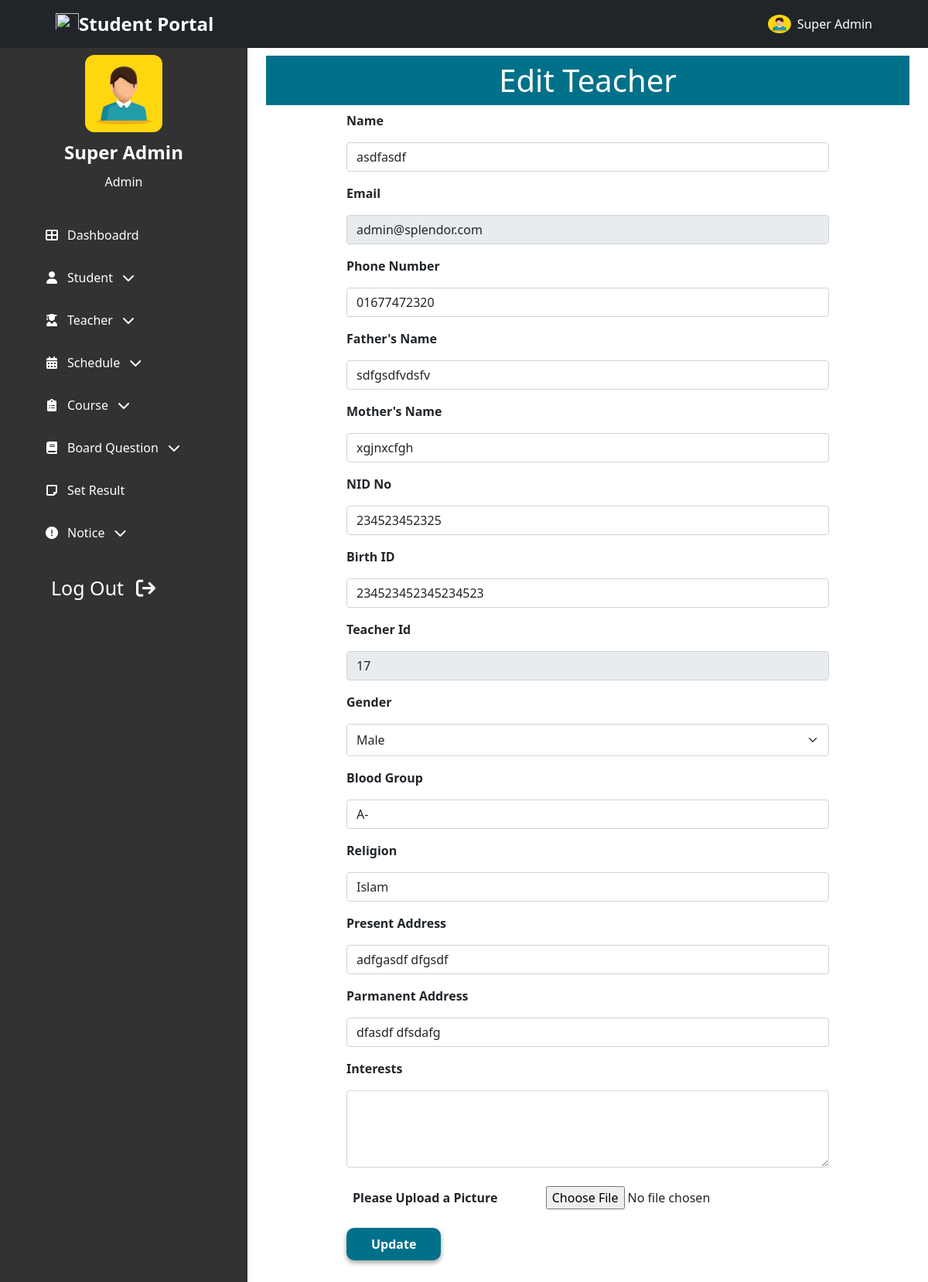
Page /admin/edit_teacher.php?id=17 (signed in) on the committed database.
### tables this page shows
CREATE TABLE `Teachers` (
  `id` int NOT NULL,
  `name` varchar(100) NOT NULL,
  `father` varchar(100) NOT NULL,
  `mother` varchar(100) NOT NULL,
  `image` varchar(255) DEFAULT NULL,
  `nid` bigint DEFAULT NULL,
  `birthreg` bigint DEFAULT NULL,
  `tchr_id` int NOT NULL,
  `gender` varchar(10) NOT NULL,
  `blood` varchar(5) DEFAULT NULL,
  `religion` varchar(20) DEFAULT NULL,
  `present_addr` text NOT NULL,
  `parma_addr` text NOT NULL,
  `phone` varchar(15) NOT NULL,
  `email` varchar(100) NOT NULL,
  `interests` text,
  `updated_at` timestamp NOT NULL DEFAULT CURRENT_TIMESTAMP ON UPDATE CURRENT_TIMESTAMP,
  `created_at` timestamp NOT NULL DEFAULT CURRENT_TIMESTAMP
);

### admin/backend/edit_teacher.php (called while the page is built, shortened)
<?php
    if(isset($_GET['id']))
    {
        $id = $_GET['id'];
        $sql    =   "SELECT * FROM `Teachers` WHERE `tchr_id` = $id LIMIT 1";
        $query  =   mysqli_query($conn, $sql);
        $tchr   =   mysqli_fetch_array($query);
    }
?>

### admin/edit_teacher.php (the view, shortened to what this page needs)
<!DOCTYPE html>
<html lang="en">
<?php
    include "admin_head.php";
    include "backend/edit_teacher.php";
?>
<body class="">
<?php include "../header_nav.php";?>
    <section class="header-container">
        <?php include "admin_sidebar.php";?>
    </section>
    <section id="home-container"  class="home-container active-2"">
        <div class="px-4 py-5 mt-4">
            <h1 class="common-background-2 p-2 text-center">Edit Teacher</h1>
            <form class="w-75 mx-auto" action="" method="post" enctype="multipart/form-data">
                <div class="mb-3">
                    <p class="fw-bold">Name</p>
                    <input type="text" class="form-control" name="name" id="name" value="<?php echo $tchr['name']; ?>">
                </div>
                <div class="mb-3">
                    <p class="fw-bold">Email</p>
                    <input type="email" class="form-control" name="email" id="email" value="<?php echo $tchr['email']; ?>" readonly>
                </div>
                <div class="mb-3">
                    <p class="fw-bold">Phone Number</p>
                    <input type="tel" class="form-control" name="phone" id="phone" value="<?php echo $tchr['phone']; ?>">
                </div>
                <div class="mb-3">
                    <p class="fw-bold">Father's Name</p>
                    <input type="text" class="form-control" name="f_name" id="f_name" value="<?php echo $tchr['father']; ?>">
                </div>
                <div class="mb-3">
                    <p class="fw-bold">Mother's Name</p>
                    <input type="text" class="form-control" name="m_name" id="m_name" value="<?php echo $tchr['mother']; ?>">
                </div>
                <div class="mb-3">
                    <p class="fw-bold">NID No</p>
                    <input type="text" class="form-control" name="nid" id="n_id" value="<?php echo $tchr['nid']; ?>">
                </div>
                <div class="mb-3">
                    <p class="fw-bold">Birth ID</p>
                    <input type="text" class="form-control" name="bid" id="b_id" value="<?php echo $tchr['birthreg']; ?>">
                </div>
                <div class="mb-3">
                    <p class="fw-bold">Teacher Id</p>
                    <input type="text" class="form-control" name="tchr_id" id="teacher_id" value="<?php echo $tchr['tchr_id']; ?>" readonly>
                </div>
                <div class="mb-3">
                    <p class="fw-bold">Gender</p>
                    <select class="form-select py-2" id="gender" name="gender" >
                        <?php
                            if($tchr['gender'] == 1)
                            {
                        ?>
                            <option value="1" selected>Male</option>
                        <?php
                            }
                            else
                            {
                        ?>
                            <option>Gender</option>
                            <option value="1">Male</option>
                            <option value="2" selected>Female</option>
                        <?php
                            }
                        ?>
                    </select>
                </div>
                <div class="mb-3">
                    <p class="fw-bold">Blood Group</p>
                    <input type="text" class="form-control" name="blood" id="blood" value="<?php echo $tchr['blood']; ?>">
                </div>
                <div class="mb-3">
                    <p class="fw-bold">Religion</p>
                    <input type="text" class="form-control" name="religion" id="religion" value="<?php echo $tchr['religion']; ?>">
                </div>
                <div class="mb-3">
                    <p class="fw-bold">Present Address</p>
                    <input type="text" class="form-control" name="pre_address" id="pre_address" value="<?php echo $tchr['present_addr']; ?>">
                </div>
                <div class="mb-3">
                    <p class="fw-bold">Parmanent Address</p>
                    <input type="text" class="form-control" name="par_address" id="par_address" value="<?php echo $tchr['parma_addr']; ?>">
                </div>
                <div class="mb-3">
                    <p class="fw-bold">Interests</p>
                    <textarea class="form-control" name="interest" id="interest" style="height: 100px" value="<?php echo $tchr['interests']; ?>""></textarea>
                </div>
                <div class="d-flex flex-column flex-md-row align-items-center">
                    <p class="fw-bold mb-0 p-2">Please Upload a Picture</p>
                    <input class="p-2 mx-auto" type="file" id="teacher_pic" name="teacher_pic">
                </div>
                <input name="submit" class="mt-3 mx-auto fw-bold custom-btn-1" type="submit" value="Update">
            </form>
        </div>
    </section>
</body>
</html>

### style.css (style rules this page uses)
body { font-family: "Roboto", sans-serif; }
.common-background-2 { background-color: #007189; color: white; }
.custom-btn-1 { border-radius: 10px; background-color: #007189; color: white; padding: 7px 30px; border: 2px solid #007189; transition: color 0.2s ease-in, background-color 0.2s ease-in; box-shadow: 0 3px 6px rgba(0, 0, 0, 0.16), 0 3px 6px rgba(0, 0, 0, 0.23); }
.header-container { position: relative; min-height: 100%; width: 100%; overflow-x: hidden; overflow-y: scroll; }
.home-container { position: absolute; height: 100%; width: calc(100% - 80px); left: 80px; top: 0%; transition: all 0.4s ease-in; }
.home-container.active-2 { width: calc(100% - 320px); left: 320px; }

### rows in the picture
teachers: name "asdfasdf", email "admin@splendor.com", phone "01677472320", f_name "sdfgsdfvdsfv", m_name "xgjnxcfgh", nid "234523452325", bid "234523452345234523", tchr_id "17", gender "Male", blood "A-", religion "Islam", pre_address "adfgasdf dfgsdf", par_address "dfasdf dfsdafg"

### other values in the picture
$_SESSION['name'] "Super Admin"
